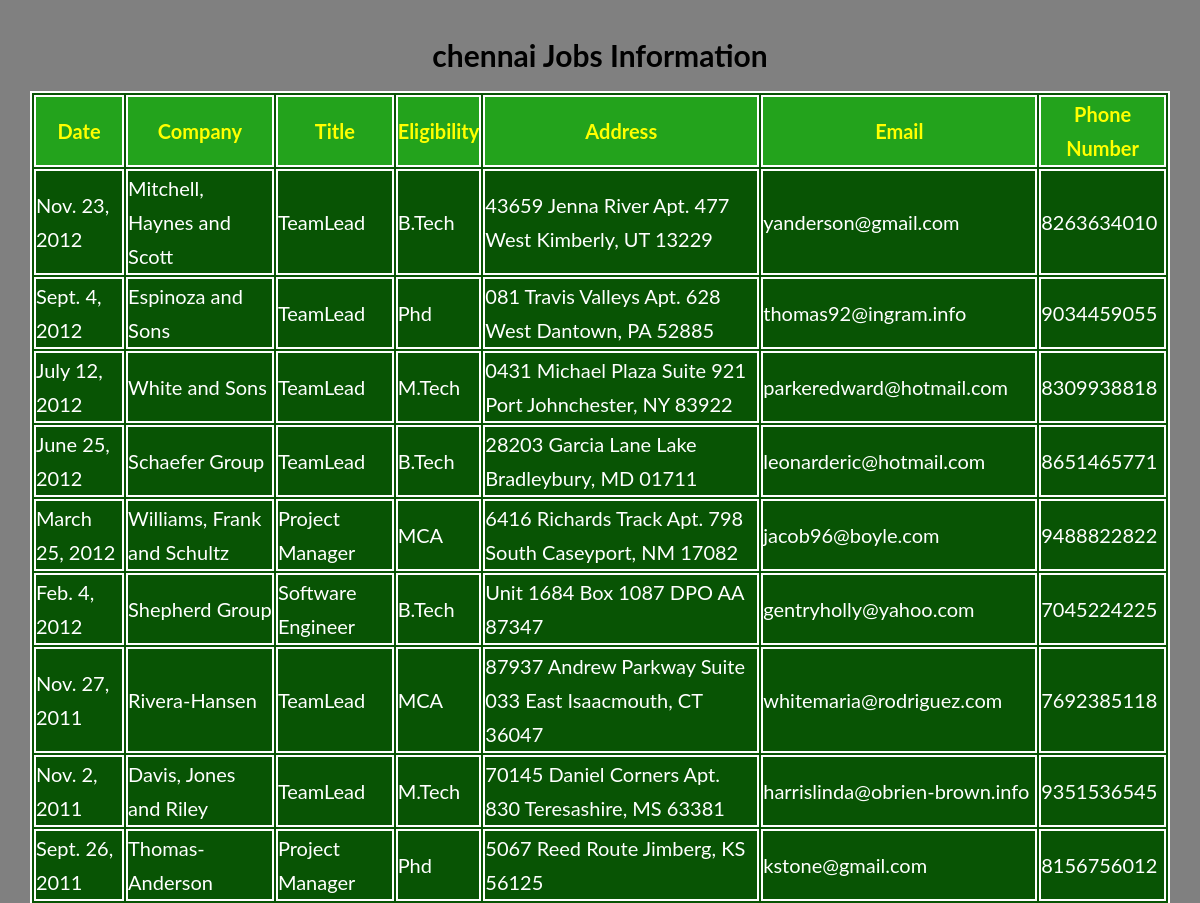
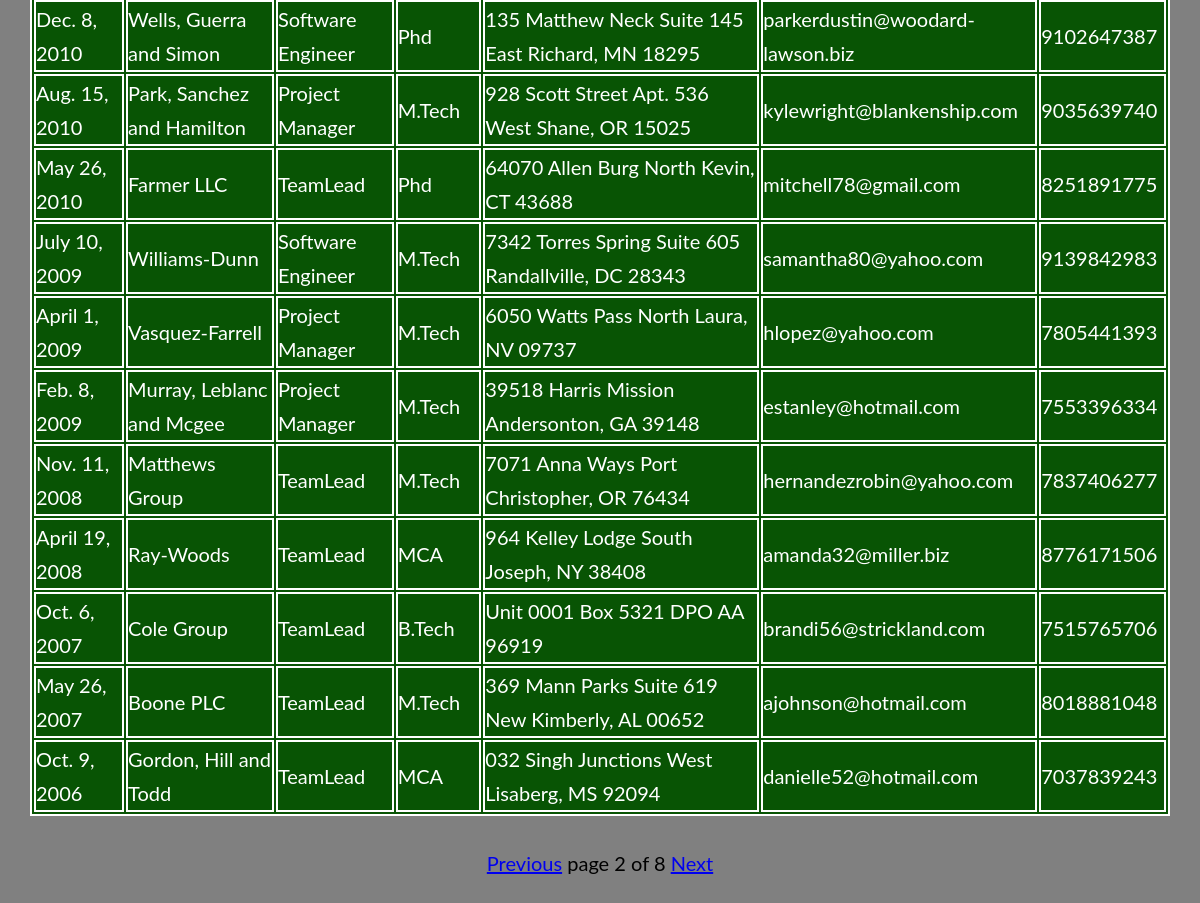
/cjobs/?page=2, run on the app's committed database (2 pictures, top to bottom).
### job/models.py (models this page shows)
class chennaijobs(models.Model):
    date=models.DateField();
    company=models.CharField(max_length=100);
    title=models.CharField(max_length=100);
    eligibility=models.CharField(max_length=100);
    address=models.CharField(max_length=100);
    email=models.EmailField();
    phonenumber=models.IntegerField()

### job/views.py (the view)
# urls.py: path('cjobs/', views.cjobs),
def cjobs(request):
    chennai_jobs=chennaijobs.objects.order_by('-date')
    paginator=Paginator(chennai_jobs,20)
    page_number=request.GET.get('page')
    try:
      chennai_jobs=paginator.page(page_number)
    except PageNotAnInteger:
       chennai_jobs=paginator.page(1)
    except EmptyPage:
      chennai_jobs=paginator.page(paginator.num_pages)
    return render(request,'job/chennaijobs.html',{'chennai_jobs':chennai_jobs})

### templates/job/chennaijobs.html (shortened to what this page needs)
<!DOCTYPE html>
{%load static%}
<html lang="en" dir="ltr">
  <head>
    <link rel="stylesheet" href="{% static "job/demo1.css" %}">
  </head>
  <body class="col">
    <h1 class="jobs">chennai Jobs Information</h1>
      {% if chennai_jobs %}
      <table id='tab'>
        <thead>
          <th>Date</th>
          <th>Company</th>
          <th>Title</th>
          <th>Eligibility</th>
          <th>Address</th>
          <th>Email</th>
          <th>Phone Number</th>
        </thead>
        {%for job in chennai_jobs %}
        <tr>
          <td>{{job.date}}</td>
          <td>{{job.company}}</td>
          <td>{{job.title}}</td>
          <td>{{job.eligibility}}</td>
          <td>{{job.address}}</td>
          <td>{{job.email}}</td>
          <td>{{job.phonenumber}}</td>
        </tr>
        {% endfor %}
      </table>
      <div class="pag">
      {%include 'job/pagination.html' with page=chennai_jobs%}
      </div>
      {%else %}
      <p>No Jobs Found in chennai</p>
    {% endif %}
  </body>
</html>

### static/job/demo1.css (style rules this page uses)
*, *::after, *::before { margin: 0; padding: 0; box-sizing: inherit; }
html { font-size: 62.5%; }
body { font-family: "Lato", sans-serif; font-weight: 400; line-height: 1.7; color: #777; padding: 3rem; box-sizing: border-box; }
table,thead,th,tr,td { color:white; border:2px solid white; font-size: 20px; margin:auto; background:#085404; }
thead,th { color:yellow; border:2px solid white; font-size: 20px; margin:auto; background:#23a31c; }
.col { background-image: linear-gradient(to right, grey,grey); }
.jobs { color:black; text-align: center; margin-bottom: 10px; font-size: 30px; }
.pag { text-align: center; margin-top: 30px; color:black; font-size: 20px; }

### data on the page
chennaijobs: date "Nov. 23, 2012", company "Mitchell, Haynes and Scott", title "TeamLead", eligibility "B.Tech", address "43659 Jenna River Apt. 477 West Kimberly, UT 13229", email "yanderson@gmail.com", phonenumber "8263634010"
chennaijobs: date "Sept. 4, 2012", company "Espinoza and Sons", title "TeamLead", eligibility "Phd", address "081 Travis Valleys Apt. 628 West Dantown, PA 52885", email "thomas92@ingram.info", phonenumber "9034459055"
chennaijobs: date "July 12, 2012", company "White and Sons", title "TeamLead", eligibility "M.Tech", address "0431 Michael Plaza Suite 921 Port Johnchester, NY 83922", email "parkeredward@hotmail.com", phonenumber "8309938818"
chennaijobs: date "June 25, 2012", company "Schaefer Group", title "TeamLead", eligibility "B.Tech", address "28203 Garcia Lane Lake Bradleybury, MD 01711", email "leonarderic@hotmail.com", phonenumber "8651465771"
chennaijobs: date "March 25, 2012", company "Williams, Frank and Schultz", title "Project Manager", eligibility "MCA", address "6416 Richards Track Apt. 798 South Caseyport, NM 17082", email "jacob96@boyle.com", phonenumber "9488822822"
chennaijobs: date "Feb. 4, 2012", company "Shepherd Group", title "Software Engineer", eligibility "B.Tech", address "Unit 1684 Box 1087 DPO AA 87347", email "gentryholly@yahoo.com", phonenumber "7045224225"
chennaijobs: date "Nov. 27, 2011", company "Rivera-Hansen", title "TeamLead", eligibility "MCA", address "87937 Andrew Parkway Suite 033 East Isaacmouth, CT 36047", email "whitemaria@rodriguez.com", phonenumber "7692385118"
chennaijobs: date "Nov. 2, 2011", company "Davis, Jones and Riley", title "TeamLead", eligibility "M.Tech", address "70145 Daniel Corners Apt. 830 Teresashire, MS 63381", email "harrislinda@obrien-brown.info", phonenumber "9351536545"
chennaijobs: date "Sept. 26, 2011", company "Thomas-Anderson", title "Project Manager", eligibility "Phd", address "5067 Reed Route Jimberg, KS 56125", email "kstone@gmail.com", phonenumber "8156756012"
chennaijobs: date "Dec. 8, 2010", company "Wells, Guerra and Simon", title "Software Engineer", eligibility "Phd", address "135 Matthew Neck Suite 145 East Richard, MN 18295", email "parkerdustin@woodard-lawson.biz", phonenumber "9102647387"
chennaijobs: date "Aug. 15, 2010", company "Park, Sanchez and Hamilton", title "Project Manager", eligibility "M.Tech", address "928 Scott Street Apt. 536 West Shane, OR 15025", email "kylewright@blankenship.com", phonenumber "9035639740"
chennaijobs: date "May 26, 2010", company "Farmer LLC", title "TeamLead", eligibility "Phd", address "64070 Allen Burg North Kevin, CT 43688", email "mitchell78@gmail.com", phonenumber "8251891775"
chennaijobs: date "July 10, 2009", company "Williams-Dunn", title "Software Engineer", eligibility "M.Tech", address "7342 Torres Spring Suite 605 Randallville, DC 28343", email "samantha80@yahoo.com", phonenumber "9139842983"
chennaijobs: date "April 1, 2009", company "Vasquez-Farrell", title "Project Manager", eligibility "M.Tech", address "6050 Watts Pass North Laura, NV 09737", email "hlopez@yahoo.com", phonenumber "7805441393"
chennaijobs: date "Feb. 8, 2009", company "Murray, Leblanc and Mcgee", title "Project Manager", eligibility "M.Tech", address "39518 Harris Mission Andersonton, GA 39148", email "estanley@hotmail.com", phonenumber "7553396334"
chennaijobs: date "Nov. 11, 2008", company "Matthews Group", title "TeamLead", eligibility "M.Tech", address "7071 Anna Ways Port Christopher, OR 76434", email "hernandezrobin@yahoo.com", phonenumber "7837406277"
chennaijobs: date "April 19, 2008", company "Ray-Woods", title "TeamLead", eligibility "MCA", address "964 Kelley Lodge South Joseph, NY 38408", email "amanda32@miller.biz", phonenumber "8776171506"
chennaijobs: date "Oct. 6, 2007", company "Cole Group", title "TeamLead", eligibility "B.Tech", address "Unit 0001 Box 5321 DPO AA 96919", email "brandi56@strickland.com", phonenumber "7515765706"
chennaijobs: date "May 26, 2007", company "Boone PLC", title "TeamLead", eligibility "M.Tech", address "369 Mann Parks Suite 619 New Kimberly, AL 00652", email "ajohnson@hotmail.com", phonenumber "8018881048"
chennaijobs: date "Oct. 9, 2006", company "Gordon, Hill and Todd", title "TeamLead", eligibility "MCA", address "032 Singh Junctions West Lisaberg, MS 92094", email "danielle52@hotmail.com", phonenumber "7037839243"

### other printed values
{{ page.number }} "2"
{{ page.paginator.num_pages }} "8"
